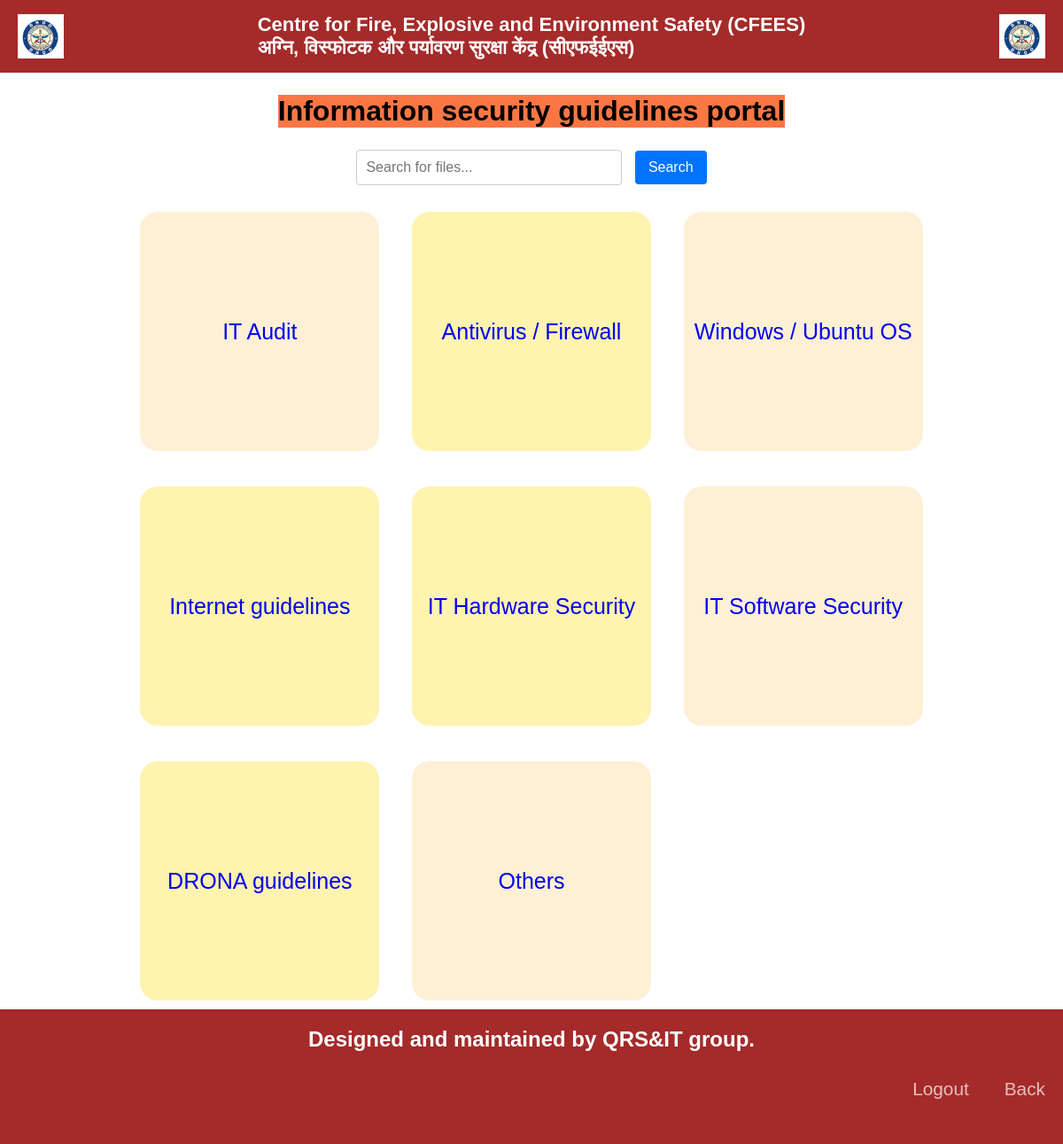
The app's page /viewuser.php (signed in) with its own data.
### tables this page shows
CREATE TABLE `categories` (
  `id` int(11) NOT NULL,
  `name` varchar(255) NOT NULL
);

### viewuser.php (the view, shortened to what this page needs)
<?php
require_once ('db.php');
$categories = $pdo->query('SELECT * FROM categories')->fetchAll(PDO::FETCH_ASSOC);
$categories = $pdo->query('SELECT * FROM categories')->fetchAll(PDO::FETCH_ASSOC);
?>
<!DOCTYPE html>
<html lang="en">
<head>
</head>
<body>
    <div class="header">
        <img src="drdo-logo.png" alt="DRDO Logo">
        <h1>Centre for Fire, Explosive and Environment Safety (CFEES)<br>
            अग्नि, विस्फोटक और पर्यावरण सुरक्षा केंद्र (सीएफईईएस)
        </h1>
        <img src="drdo-logo.png" alt="DRDO Logo">
    </div>
    <div class="heads">
        <h1>Information security guidelines portal</h1>
    </div>
    <div class="search-bar">
        <form action="search_results.php" method="GET">
            <input type="text" name="search" placeholder="Search for files...">
            <button type="submit">Search</button>
        </form>
    </div>
    <div class="container">
        <?php foreach ($categories as $index => $category): ?>
            <div class="box" id="box<?php echo $index + 1; ?>">
                <a
                    href="category.php?category_id=<?php echo $category['id']; ?>"><?php echo htmlspecialchars($category['name']); ?></a>
            </div>
        <?php endforeach; ?>
    </div>
    <footer>
        <h2>Designed and maintained by QRS&IT group.</h2>
        <div class="logout">
            <ul>
                <li><a href="logout.php">Logout</a></li>
                <li><a href="javascript:history.back()">Back</a></li>
            </ul>
        </div>
    </footer>
</body>
</html>

### viewuser.php (style rules this page uses)
:root { --color-primary: #0073ff; --color-white: #f4a261; --color-black: #264653; --color-black-1: #212b38; }
* { margin: 0; padding: 0; box-sizing: border-box; }
body { font-family: sans-serif; min-height: 100vh; display: flex; flex-direction: column; justify-content: center; align-items: center; }
.header { background-color: brown; color: white; padding: 15px 20px; display: flex; align-items: center; justify-content: space-between; width: 100%; }
.header img { height: 50px; }
.header h1 { font-size: 22px; margin: 0; }
.container { width: 75%; display: grid; grid-template-columns: repeat(auto-fit, minmax(270px, 1fr)); gap: 20px; justify-items: center; }
.box { width: 100%; max-width: 270px; height: 270px; border-radius: 20px; font-size: 25px; text-align: center; line-height: 270px; margin: 10px; }
.box a { text-decoration: none; display: block; width: 100%; height: 100%; line-height: 270px; }
#box1 { background-color: #fdf0d5; }
#box2 { background-color: #fff3b0; }
#box3 { background-color: #fdf0d5; }
#box4 { background-color: #fff3b0; }
#box5 { background-color: #fff3b0; }
#box6 { background-color: #fdf0d5; }
#box7 { background-color: #fff3b0; }
#box8 { background-color: #fdf0d5; }
footer { background-color: brown; color: white; text-align: center; padding: 20px 0; width: 100%; }
.logout { margin: 30px 0; }
.logout ul { display: flex; justify-content: right; list-style-type: none; }
.logout ul li a { color: white; margin: 20px; text-decoration: none; font-size: 1.3em; opacity: 0.7; transition: 0.5s; }
.heads { background-color: #fa7744; position: relative; margin-top: 25px; margin-bottom: 25px; }
.search-bar { display: flex; justify-content: center; margin-bottom: 20px; }
.search-bar input[type="text"] { padding: 10px; font-size: 16px; width: 300px; border: 1px solid #ccc; border-radius: 4px; }
.search-bar button { padding: 10px 15px; font-size: 16px; border: none; background-color: var(--color-primary); color: white; border-radius: 4px; cursor: pointer; margin-left: 10px; }

### records on screen
categories: name "IT Audit"
categories: name "Antivirus / Firewall"
categories: name "Windows / Ubuntu OS…"
categories: name "Internet guidelines"
categories: name "IT Hardware Security"
categories: name "IT Software Security"
categories: name "DRONA guidelines"
categories: name "Others"
